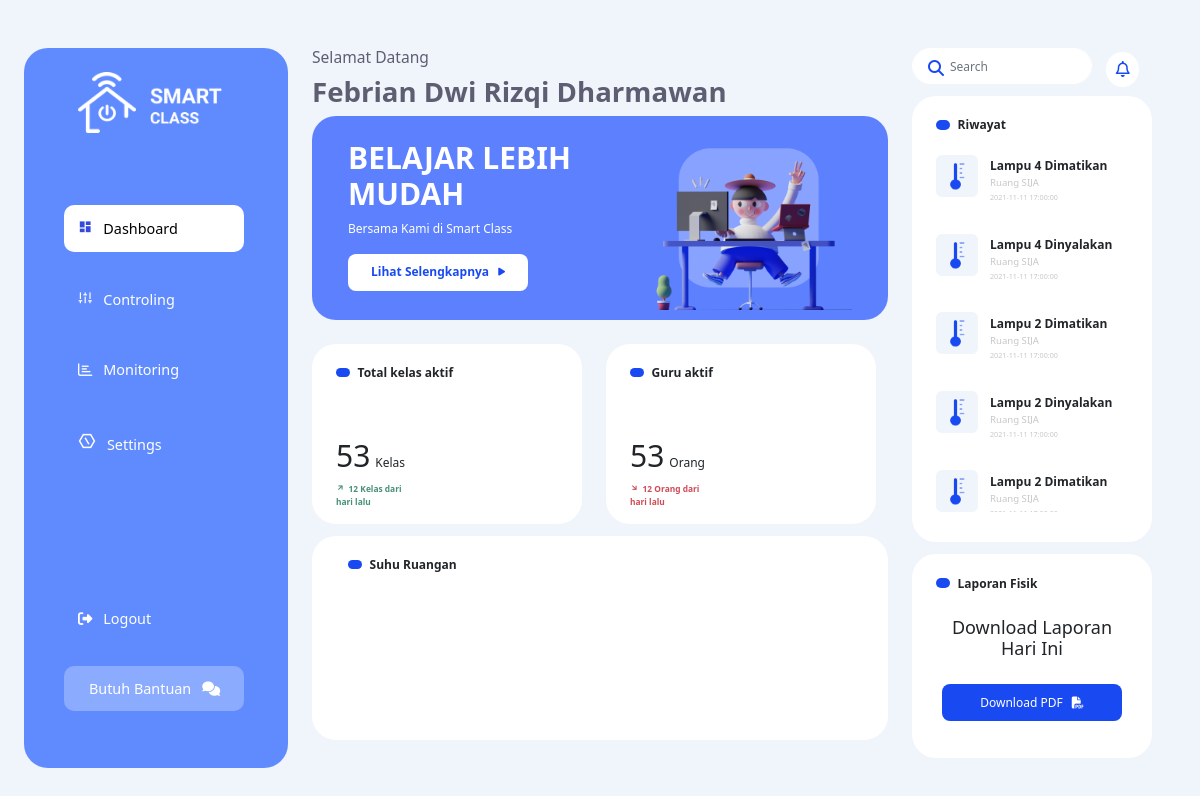
/admin/index.php (signed in), run on the app's committed database.
### tables this page shows
CREATE TABLE `akun` (
  `id` int(11) NOT NULL,
  `fullname` varchar(255) NOT NULL,
  `email` varchar(255) NOT NULL,
  `username` varchar(255) NOT NULL,
  `password` varchar(255) NOT NULL,
  `level` varchar(255) NOT NULL,
  `Vkey` varchar(255) DEFAULT NULL,
  `Verified` int(1) DEFAULT 0
);

CREATE TABLE `riwayat` (
  `id` int(11) NOT NULL,
  `des` varchar(255) NOT NULL,
  `ruang` varchar(255) NOT NULL,
  `waktu` timestamp NOT NULL DEFAULT current_timestamp() ON UPDATE current_timestamp(),
  `type` int(11) NOT NULL
);

### admin/index.php (the view, shortened to what this page needs)
<?php
include "../koneksi.php";
$data_riwayat = mysqli_query($koneksi, "SELECT * FROM riwayat ORDER BY id DESC LIMIT 10 ");
$select = mysqli_query($koneksi, "SELECT * FROM akun WHERE username = '$_SESSION[admin]'");
while ($fetch = mysqli_fetch_array($select)) {
?>
	<!DOCTYPE html>
	<html lang="en">
	<head>
		<link rel="stylesheet" href="assets/css/style.css?<?php echo time(); ?>">
		<link rel="stylesheet" href="assets/css/resvonsive.css?<?php echo time(); ?>">
		<link rel="stylesheet" href="https://cdn.jsdelivr.net/npm/bootstrap-icons@1.5.0/font/bootstrap-icons.css">
		<link href="https://cdn.jsdelivr.net/npm/bootstrap@5.1.1/dist/css/bootstrap.min.css" rel="stylesheet">
		<link href="https://cdn.jsdelivr.net/npm/remixicon@2.2.0/fonts/remixicon.css" rel="stylesheet">
	</head>
	<body>
		<div class=" bg-1-body">
			<div class="flex-custom">
				<div class="side-menu mt-4 mb-4">
					<img src="assets/img/logo.png" alt="logo" class="mb-5">
					<a href="index.php" class="putih">
						<li class="active-menu"><i class="ri-dashboard-fill biru"></i>&ensp; Dashboard</li>
					</a>
					<a href="control.php?ruang=SIJA" class="putih">
						<li><i class="ri-sound-module-line"></i>&ensp; Controling</li>
					</a>
					<a href="monitoring.php" class="putih">
						<li><i class="far fa-chart-bar"></i>&ensp; Monitoring</li>
					</a>
					<a href="setting.php" class="putih">
						<li><i style="font-size: 1.5vw;" class="ri-settings-6-line"></i>&ensp; Settings</li>
					</a>
					<div class="bottom-li">
						<a class="putih" href="../logout.php">
							<li><i class="fas fa-sign-out-alt"></i>&ensp; Logout</li>
						</a>
						<li class="bantuan-li">&ensp; Butuh Bantuan &ensp;<i class="fas fa-comments"></i></li>
					</div>
				</div>
				<div class="main-side mt-4">
					<h6 class="selamat-datang" style="color: #5E5E73;">Selamat Datang</h6>
					<h3 class="selamat-nama" class="mb-2" style="color:#5E5E73; font-weight:800;"><?php echo "$fetch[fullname]"; ?></h3>
					<div class="card-tengah bg-biru-muda">
						<div class="d-flex">
							<div style="max-width: 70%;" class="text-wrapper">
								<h2 style="color:#FFFFFF; font-weight :700;">BELAJAR LEBIH MUDAH</h2>
								<p style="color: #FFFFFF;">Bersama Kami di <span>Smart Class</span></p>
								<button class="btn-custom-tengah">Lihat Selengkapnya &ensp;<i class="fas fa-play fa-xs"></i></button>
							</div>
							<div class="img-wrapper">
								<img src="assets/img/card-tengah.png" alt="">
							</div>
						</div>
					</div>
					<div class="d-flex">
						<div class="card-tengah-2 mr-2">
							<div class="d-flex">
								<div class="dot"></div>
								<span class="dot-text">Total kelas aktif</span>
							</div>
							<div class="d-flex justify-content-between">
								<div class="angka-wrapper">
									<div class="d-flex chart-g">
										<h2 class="mt-2">53&thinsp;</h2>
										<span class="orang-angka">Kelas</span>
									</div>
									<p class="des-angka-hijau"><i class="ri-arrow-right-up-line"></i>&ensp;12 Kelas dari hari lalu</p>
								</div>
								<div id="chart-kelas">
								</div>
							</div>
						</div>
						<div class="card-tengah-2">
							<div class="d-flex">
								<div class="dot"></div>
								<span class="dot-text">Guru aktif</span>
							</div>
							<div class="d-flex justify-content-between">
								<div class="angka-wrapper">
									<div class="d-flex chart-g">
										<h2 class="mt-2">53&thinsp;</h2>
										<span class="orang-angka">Orang</span>
									</div>
									<p class="des-angka-merah"><i class="ri-arrow-right-down-line"></i>&ensp;12 Orang dari hari lalu</p>
								</div>
								<div id="chart-guru">
								</div>
							</div>
						</div>
					</div>
					<div class="card-tengah-s bg-putih">
						<div class="d-flex">
							<div class="dot"></div>
							<span class="dot-text">Suhu Ruangan</span>
						</div>
					</div>
				</div>
				<div class="side-right mt-4">
					<div class="row height d-flex align-items-center">
						<div class="col-md-8">
							<div class="search"> <i class="fa fa-search"></i> <input type="text" class="form-control" placeholder="Search"> </div>
						</div>
						<div class="col-md-2 notif">
							<i class="far fa-bell"></i>
						</div>
					</div>
					<div class="card-side">
						<div class="d-flex">
							<div style="width: 1.2vw; border-radius:5px; margin-right: 0.6vw; height:0.8vw; background-color:#194AF1;"></div>
							<span style="margin-top: -0.3vw; font-size: 1vw; font-weight:600;">Riwayat</span>
						</div>
						<div class="card-scroll-riwayat">
							<?php
							while ($riwayat = mysqli_fetch_array($data_riwayat)) {
							?>
								<li class="d-flex side-card-items">
									<img src="assets/img/suhu-icon.png" alt="suhu">
									<div class="text-suhu">
										<span style="font-weight: 700; font-size:1vw;"><?php echo $riwayat['des'] ?></span>
										<p style="color: #C7C7C7; font-size:0.8vw;">Ruang <?php echo $riwayat['ruang'] ?></p>
										<p style="color: #C7C7C7; font-size:0.6vw; margin-top:-1.2vw;"><?php echo $riwayat['waktu'] ?></p>
									</div>
								</li>
							<?php
							}
							?>
						</div>
					</div>
					<div class="card-side-2">
						<div class="d-flex">
							<div class="dot"></div>
							<span class="dot-text">Laporan Fisik</span>
						</div>
						<div class="text-center mts-4 text-laporan">
							<h5>Download Laporan Hari Ini</h5>
							<button class="btn-custom-side mt-3"> Download PDF &ensp;<i class="fas fa-file-pdf"></i></button>
						</div>
					</div>
				</div>
			</div>
		</div>
	<?php } ?>
	</body>
	</html>

### admin/assets/css/style.css (style rules this page uses)
* { padding: 0; margin: 0; box-sizing: border-box; }
body { font-family: "Poppins", sans-serif; }
.side-menu { width: 22vw; height: 60vw; border-radius: 24px; padding: 2vw 1vw; background: #608bff; }
.flex-custom { display: flex; }
.card-tengah-2 h2 { font-size: 2.5vw; }
.orang-angka { font-size: 1vw; margin-top: 2vw; }
.des-angka-merah { font-size: 0.7vw; font-weight: 600; color: #ce4c58; }
.des-angka-hijau { font-size: 0.7vw; font-weight: 600; color: #489078; }
.dot { width: 1.2vw; border-radius: 5px; margin-right: 0.6vw; height: 0.8vw; background-color: #194af1; }
.dot-text { margin-top: -0.3vw; font-size: 1vw; font-weight: 600; }
.img-wrapper { width: 20vw; margin-top: -3vw; }
.img-wrapper img { width: 100%; }
.btn-custom-tengah { width: 15vw; padding: 0.8vw; font-weight: 600; color: #194af1; border: none; border-radius: 8px; font-size: 1vw; background-color: #ffffff; }
.btn-custom-side { width: 15vw; padding: 0.8vw; font-weight: 400; color: #ffffff; border: none; border-radius: 8px; font-size: 1vw; background-color: #194af1; }
.chart-g { margin-top: 4vw; }
#chart-kelas { width: 18vw; }
#chart-guru { width: 18vw; }
.card-scroll-riwayat { margin: 0.5vw 0vw; width: auto; max-height: 31vw; overflow: auto; }
.side-menu a { text-decoration: none; }
.bg-1-body { width: 100vw; background: #f0f4fb; padding: 1.5rem !important; }
.main-side { margin: 2vw; }
.side-menu img { width: 12vw; margin-left: 3.5vw; }
.side-menu li { width: 15vw; list-style: none; padding: 1vw 1.2vw; margin: 2vw 2.3vw; border-radius: 10px; font-weight: 200; }
.card-tengah { width: 48vw; border-radius: 24px; height: 17vw; padding: 2vw 3vw; }
.card-tengah-s { width: 48vw; border-radius: 24px; height: 17vw; padding: 2vw 3vw; margin-top: 1vw !important; }
.card-side { width: 20vw; border-radius: 24px; padding: 2vw 2vw; background-color: #ffffff; }
.card-side-2 { width: 20vw; border-radius: 24px; padding: 2vw 2vw; margin-top: 1vw; height: 17vw; background-color: #ffffff; }
.card-tengah-2 { width: 22.5vw; border-radius: 24px; padding: 2vw 2vw; height: 15vw; background-color: #ffffff; margin-top: 2vw; }
.mr-2 { margin-right: 2vw; }
.text-suhu { margin-left: 1vw; }
.side-card-items { margin-top: 1vw; }
.card-side-2 h5 { font-size: 1.5vw; }
.mts-4 { margin-top: 1.5rem !important; }
.side-card-items img { height: 3.5vw; width: 3.5vw; margin-top: 0.2vw; }
.bg-biru-muda { background: #5d80fe; }
.bg-putih { background: #ffffff; }
.biru { color: #344add; }
.putih { color: #ffffff; }
.active-menu { background-color: white; color: black; }
.side-menu li { font-size: 1.2vw; }
.bottom-li li { font-size: 1.2vw; }
.selamat-datang { font-size: 1.3vw; }
.card-tengah h2 { font-size: 2.5vw; }
.card-tengah p { font-size: 1vw; }
.selamat-nama { font-size: 2.3vw; font-weight: 600; }
.side-menu .bottom-li { padding-top: 10vh; }
.bantuan-li { background-color: rgba(255, 255, 255, 0.27); color: #ffffff; }
.search { position: relative; margin-bottom: 1vw; }
.search input { height: 3vw; width: 15vw; text-indent: 25px; border-radius: 20px; font-size: 1vw; background-color: #ffffff; border-color: #ffffff; }
.search i { color: #194af1; }
.notif i { background-color: #ffffff; padding: 0.8vw; border-radius: 50%; margin-left: 1vw; color: #194af1; margin-top: -1.3vw; }
.search .fa-search { position: absolute; top: 12px; left: 16px; }

### data on the page
akun: fullname "Febrian Dwi Rizqi Dharmawan"
riwayat: des "Lampu 4 Dimatikan", ruang "SIJA", waktu "2021-11-11 17:00:00"
riwayat: des "Lampu 4 Dinyalakan", ruang "SIJA", waktu "2021-11-11 17:00:00"
riwayat: des "Lampu 2 Dimatikan", ruang "SIJA", waktu "2021-11-11 17:00:00"
riwayat: des "Lampu 2 Dinyalakan", ruang "SIJA", waktu "2021-11-11 17:00:00"
riwayat: des "Lampu 2 Dimatikan", ruang "SIJA"
